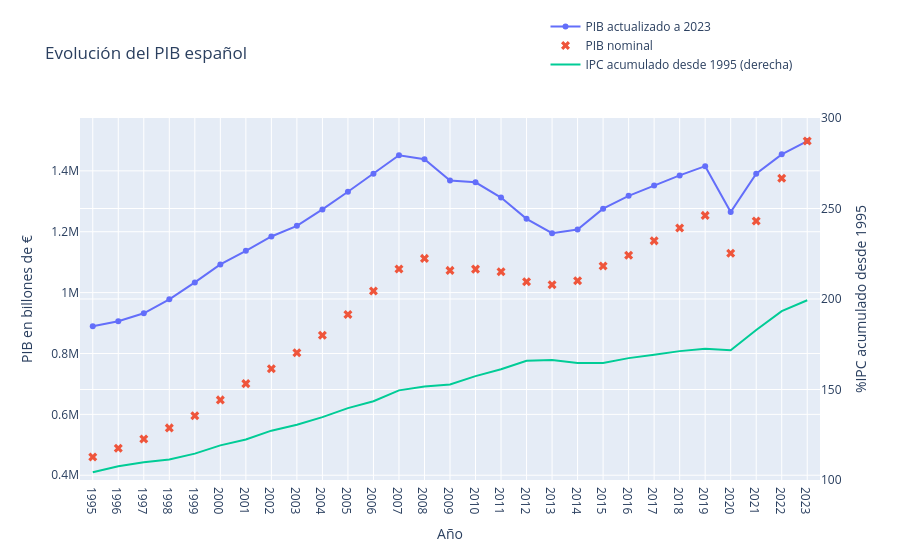

Notebook cell for this chart:
### Markdown cell above
## 1.1 PIB

### Code cell
# datos PIB agrupados por año
pib_anual = (valores_macro[["pib (MM € 2023)"]]).reset_index()
data_2 = pib[["Año","PIB_MM_nom"]].reset_index()

# inflacion
data_3 = (valores_macro[["ipc_acum(%)"]]*100).reset_index()

fig = go.Figure()
# PIB anual actualizado a 2023
fig.add_trace(go.Scatter(
    x=pib_anual["Año"],
    y=pib_anual["pib (MM € 2023)"],
    mode="lines+markers",
    name="PIB actualizado a 2023"
))
# PIB nominal
fig.add_trace(go.Scatter(
    x=data_2["Año"],
    y=data_2["PIB_MM_nom"],
    mode="markers",
    marker=dict(
        color="light blue",
        symbol="x",
        size=8),   # si querés que se vea sin dejar la vista
    name="PIB nominal"
))
# inflación acumulada
fig.add_trace(go.Scatter(
    x=data_3["Año"],
    y=data_3["ipc_acum(%)"],
    mode="lines",
    name="IPC acumulado desde 1995 (derecha)",
    yaxis="y2"
))

# Configuración del layout para eje secundario
fig.update_layout(
    title="Evolución del PIB español",
    xaxis=dict(
        title="Año",
        dtick=1,                        # muestra cada dato unico, fuerza a
        tickfont=dict(size=12),
        range = [1994.5, 2023.5]),
    yaxis=dict(title="PIB en billones de €"),
    yaxis2=dict(
        title="%IPC acumulado desde 1995",
        range = [100,300],
        overlaying="y",
        side="right"),
    legend=dict(
        x=.8,
        y=1.2,
        xanchor="center",    #que punto de referencia se toma para el objeto visual
        yanchor="middle")
)
fig.show()

### Figure 1 — Plotly figure (JSON) as saved in the notebook; plotly's stock layout.template omitted (floating-point values rounded to 4 significant figures)
{"data": [{"mode": "lines+markers", "name": "PIB actualizado a 2023", "type": "scatter", "x": [1995, 1996, 1997, 1998, 1999, 2000, 2001, 2002, 2003, 2004, 2005, 2006, 2007, 2008, 2009, 2010, 2011, 2012, 2013, 2014, 2015, 2016, 2017, 2018, 2019, 2020, 2021, 2022, 2023], "y": [889655, 906141, 931963, 978105, 1033501, 1092667, 1137262, 1184435, 1219295, 1273344, 1331505, 1390319, 1451518, 1438117, 1367976, 1362374, 1312311, 1242309, 1195280, 1207155, 1275874, 1317955, 1351558, 1385129, 1415485, 1264806, 1390779, 1454287, 1497761]}, {"marker": {"color": "light blue", "size": 8, "symbol": "x"}, "mode": "markers", "name": "PIB nominal", "type": "scatter", "x": [2023, 2022, 2021, 2020, 2019, 2018, 2017, 2016, 2015, 2014, 2013, 2012, 2011, 2010, 2009, 2008, 2007, 2006, 2005, 2004, 2003, 2002, 2001, 2000, 1999, 1998, 1997, 1996, 1995], "y": [1498000.0, 1376000.0, 1235000.0, 1129000.0, 1254000.0, 1212000.0, 1170000.0, 1123000.0, 1087000.0, 1039000.0, 1026000.0, 1036000.0, 1069000.0, 1077000.0, 1073000.0, 1112000.0, 1078000.0, 1005000.0, 928100.0, 860100.0, 802700.0, 749700.0, 701000.0, 647600.0, 595200.0, 555600.0, 519000.0, 488900.0, 460300.0]}, {"mode": "lines", "name": "IPC acumulado desde 1995 (derecha)", "type": "scatter", "x": [1995, 1996, 1997, 1998, 1999, 2000, 2001, 2002, 2003, 2004, 2005, 2006, 2007, 2008, 2009, 2010, 2011, 2012, 2013, 2014, 2015, 2016, 2017, 2018, 2019, 2020, 2021, 2022, 2023], "y": [104.3, 107.6, 109.8, 111.3, 114.6, 119.1, 122.4, 127.2, 130.6, 134.7, 139.7, 143.5, 149.5, 151.6, 152.8, 157.4, 161.2, 165.9, 166.4, 164.7, 164.7, 167.3, 169.2, 171.2, 172.6, 171.7, 182.9, 193.3, 199.3], "yaxis": "y2"}], "layout": {"legend": {"x": 0.8, "xanchor": "center", "y": 1.2, "yanchor": "middle"}, "title": {"text": "Evolución del PIB español"}, "xaxis": {"dtick": 1, "range": [1994.0, 2024.0], "tickfont": {"size": 12}, "title": {"text": "Año"}}, "yaxis": {"title": {"text": "PIB en billones de €"}}, "yaxis2": {"overlaying": "y", "range": [100, 300], "side": "right", "title": {"text": "%IPC acumulado desde 1995"}}}}
